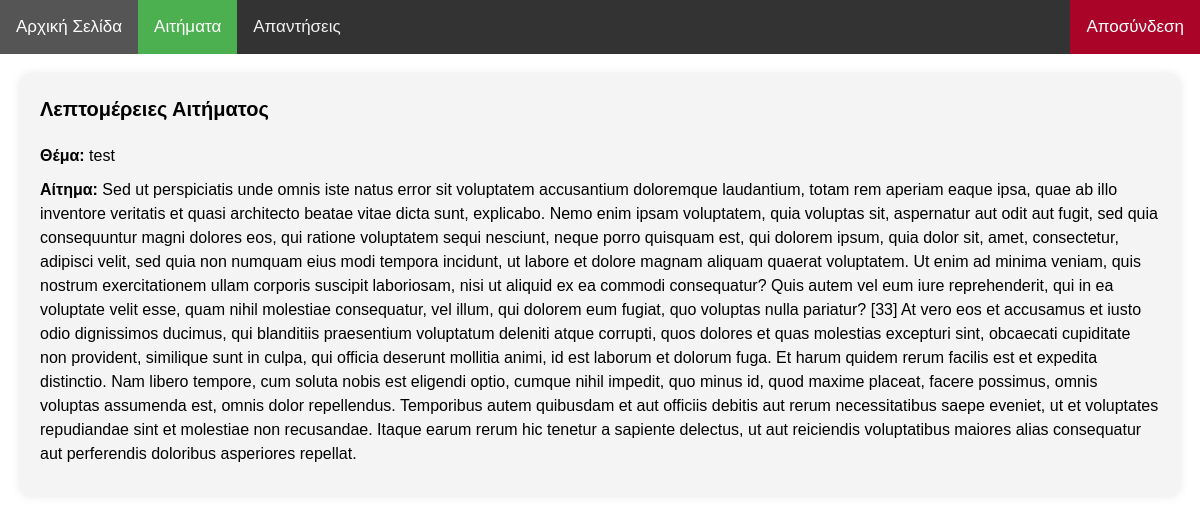
The app's page /request.php?id=22 with its own data.
### tables this page shows
CREATE TABLE `requests` (
  `id` int(11) NOT NULL AUTO_INCREMENT,
  `name` varchar(255) NOT NULL,
  `email` varchar(255) NOT NULL,
  `user_id` int(11) NOT NULL,
  `request` text NOT NULL,
  `created_at` timestamp NOT NULL DEFAULT current_timestamp(),
  `title` text NOT NULL,
  `answer` text DEFAULT NULL,
  `updated_at` timestamp NOT NULL DEFAULT current_timestamp(),
  `completed` tinyint(1) DEFAULT NULL,
  PRIMARY KEY (`id`)
);

### request.php (the view, shortened to what this page needs)
<?php
$servername = "localhost";
$username = "admin";
$password = "B@kal@r05";
$dbname = "register";
$conn = new mysqli($servername, $username, $password, $dbname);
?>
<!DOCTYPE html>
<html>
<head>
       <link rel="stylesheet" type="text/css" href="answers_form css.html">
</head>
<body>
    <div class="answer_form">
        <h1>Λεπτομέρειες Αιτήματος</h1>
 <?php
        if (isset($_GET['id'])) {
            $id = $_GET['id'];
            $stmt = $conn->prepare("SELECT id, title, request FROM requests WHERE id = ?");
            $stmt->bind_param("i", $id);
            $stmt->execute();
            $result = $stmt->get_result();
            $row = $result->fetch_assoc();
            if ($result->num_rows > 0) {
                echo "<p><strong>Θέμα:</strong> " . $row['title'] . "</p>";
                echo "<p><strong>Αίτημα:</strong> " . $row['request'] . "</p>";
                echo"</div>";
            } else {
                echo "Δεν βρέθηκε αίτημα με το συγκεκριμένο ID.";
            }
        } else {
            echo "Δε βρέθηκε ID αιτήματος.";
        }
 ?>
</body>
</html>

### records on screen
requests: title "test", request "Sed ut perspiciatis unde omnis iste natus error sit voluptatem accusantium doloremque laudantium, totam rem aperiam eaque ipsa, quae ab illo inventore veritatis et quasi architecto beatae vitae dicta sunt, explicabo. Nemo enim ipsam voluptatem, quia voluptas sit, aspernatur aut odit aut fugit, sed quia consequuntur magni dolores eos, qui ratione voluptatem sequi nesciunt, neque porro quisquam est, qui dolorem ipsum, quia dolor sit, amet, consectetur, adipisci velit, sed quia non numquam eius modi tempora incidunt, ut labore et dolore magnam aliquam quaerat voluptatem. Ut enim ad minima veniam, quis nostrum exercitationem ullam corporis suscipit laboriosam, nisi ut aliquid ex ea commodi…"
